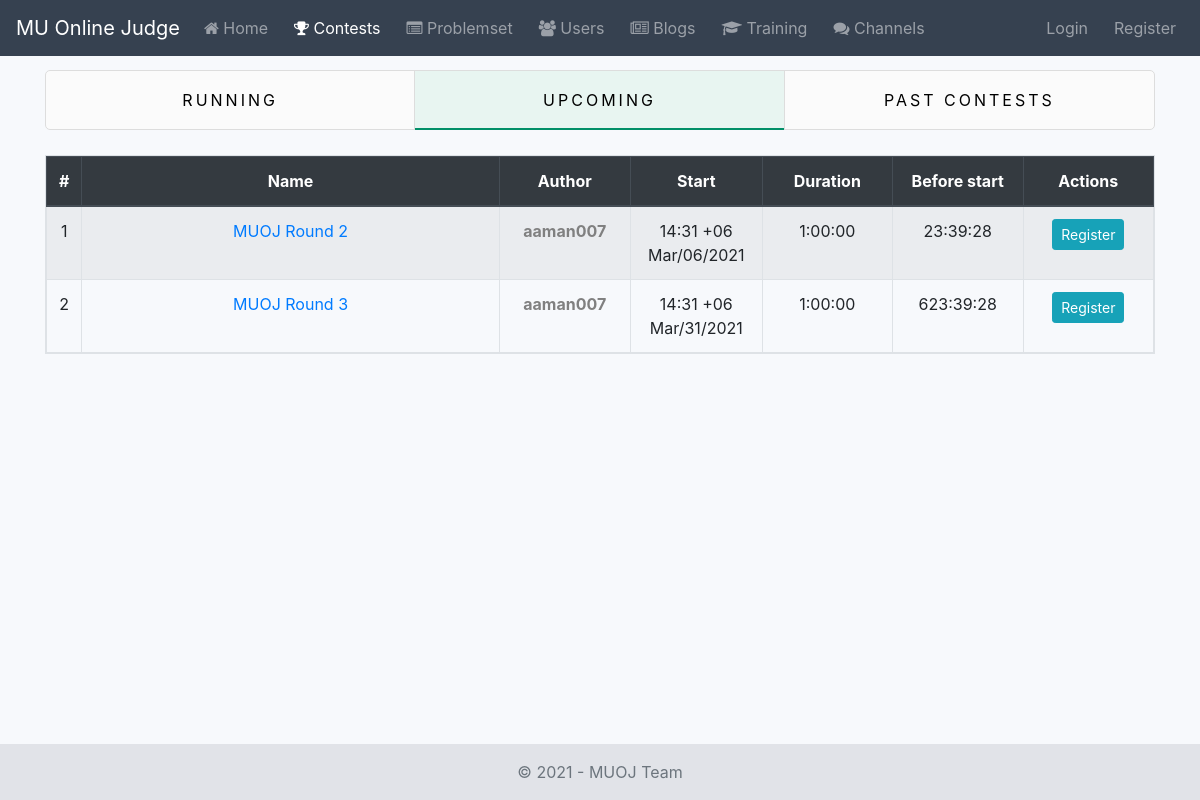
The app's page /contests/upcoming/ with its own data.
### contest/models.py (models this page shows, shortened)
class Contest(AbstractBaseModel):
    title = models.CharField(verbose_name=_('Title'), max_length=200)
    description = RichTextField(verbose_name=_('Description'), blank=True)
    start_time = models.DateTimeField(verbose_name=_('Start Time'))
    duration = models.DurationField(verbose_name=_('Duration'))
    openness = models.BooleanField(verbose_name=_('Openness'), default=False)
    is_rated = models.BooleanField(verbose_name=_('Is Rated'), default=False)
    rating_applied = models.BooleanField(verbose_name=_('Rating Applied?'), default=False)
    problem_ids = models.JSONField(verbose_name=_('Problem Ids'), default=list)
    problem_scores = models.JSONField(verbose_name=_('Problem Scores'), default=list)
    """
    Standings Format
    [
        {
            'id': 23,
            'username': 'Farhan_Meb',
            'rank': 1400,
            'total_score': 300,
            'scores_per_problem': [100, 200]
        },
        {
            'id': 24,
            'username': 'Decayed',
            'rank': 1200,
            'total_score': 200,
            'scores_per_problem': [0, 200]
        }
    ]
    """
    standings = models.JSONField(verbose_name=_('Standings'), default=list, blank=True)
    author = models.ForeignKey(
        verbose_name=_('Author'),
        to=User,
        related_name='contests',
        on_delete=models.SET_NULL,
        null=True
    )
    contestants = models.ManyToManyField(
        verbose_name=_('Contestants'),
        to=User,
        related_name='contestants',
        blank=True
    )
    objects = ContestManager()
    class Meta:
        verbose_name = _('Contest')
        verbose_name_plural = _('Contests')
        ordering = ['-id']

### contest/views.py (the view)
# urls.py: path('upcoming/', UpcomingContestListView.as_view(), name='upcoming-contest-list'),
class UpcomingContestListView(ListView):
    model = Contest
    context_object_name = 'contests'
    template_name = 'contest/upcoming_contest_list.html'
    def get_queryset(self):
        return Contest.objects.upcoming_contests(self.request.user.username)
    def get_context_data(self, **kwargs):
        context = super().get_context_data(**kwargs)
        context.update({
            'contest_upcoming_tab': 'active',
            'contest_nav': 'active'
        })
        return context

### contest/managers.py (called while the page is built)
    def upcoming_contests(self, username=None):
        return self.filter(
            start_time__gt=timezone.now()
        ).annotate(
            is_registered=Count(
                'contestants',
                filter=(Q(contestants__username=username))
            )
        )

### contest/templates/contest/upcoming_contest_list.html (shortened to what this page needs)
{% extends 'contest/base.html' %}
{% load static %}
{% block content %}
    {% include 'contest/snippets/list_tabs.html' %}
    <table class="table table-responsive table-hover text-center table-bordered table-striped">
        <thead class="thead-dark">
            <tr>
                <th > #</th>
                <th width="40%"> Name</th>
                <th width="12%"> Author</th>
                <th width="12%"> Start </th>
                <th width="12%"> Duration </th>
                <th width="12%"> Before start</th>
                <th width="12%"> Actions  </th>
            </tr>
        </thead>
        <tbody>
            {% for contest in contests %}
                <tr>
                    <td> {{ forloop.counter }} </td>
                    <td> <a href="{% url 'contest:contest-details' contest.id %}"> {{ contest.title }}</a> </td>
                    <td>
                        <a
                                href="{% url 'accounts:user-profile' contest.author.username %}"
                                class="rank-text rank-{{ contest.author.profile.rank }}"
                        >
                            {{ contest.author }}
                        </a>
                    </td>
                    <td> {{ contest.start_time|date:"H:i e M/d/o" }} </td>
                    <td>{{ contest.duration }}</td>
                    <td data-end-time="{{ contest.duration|add:contest.start_time|date:'Y-m-d H:i:s' }}" class="countdown"> 00:00:00  </td>
                    <td>
                        {% if not contest.is_registered %}
                            <a href="{% url 'contest:contest-registration' contest.id %}" class="btn btn-info btn-sm">Register</a>
                        {% else %}
                            <h6 style="font-size: 14px; color: green;"> Registration completed  </h6>
                        {% endif %}
                    </td>
                </tr>
            {% endfor %}
        </tbody>
    </table>
{% endblock %}

### static_local/core/css/base.css (style rules this page uses)
* { list-style: none; margin: 0; padding: 0; box-sizing: border-box; }
.bg-light-blue { background-color: #f7f9fc; }
.rank-text { font-weight: bold; }
.rank--10000 { color: gray; }

### records on screen
Contest: title "MUOJ Round 2", author "aaman007", start_time "14:31 +06 Mar/06/2021", duration "1:00:00", shows "Register"
Contest: title "MUOJ Round 3", author "aaman007", start_time "14:31 +06 Mar/31/2021", duration "1:00:00", shows "Register"
